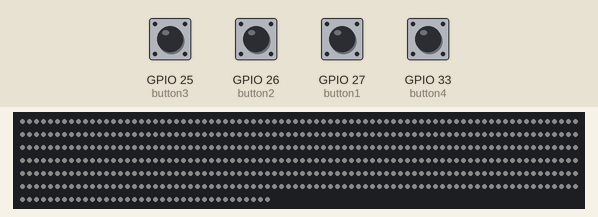
The sketch below on a simulated ESP32. On the bench: 516 RGB LEDs in strip order, left to right, continuing on the next row. Inputs (shaded band) come from the test bench; at power-on: GPIO 25 (button3), GPIO 26 (button2), GPIO 27 (button1), GPIO 33 (button4) HIGH. Dim RGB values are drawn brighter than linear.

Above: at 1.2 s.
1.3 s: GPIO 33 (button4) pulled LOW for 0.15 s
At 4.3 s:
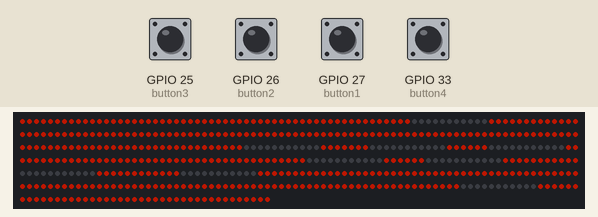
4.4 s: GPIO 27 (button1) pulled LOW for 0.15 s
At 5.4 s:
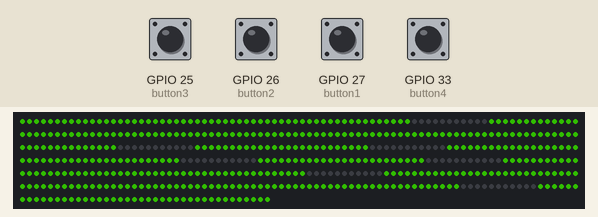
6.4 s: GPIO 25 (button3) pulled LOW for 0.15 s
At 8.0 s:
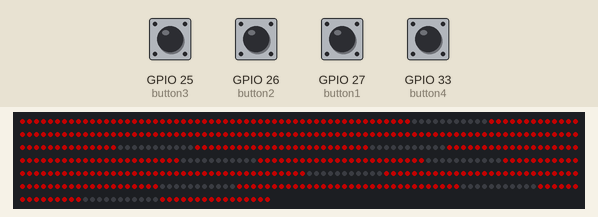
8.4 s: GPIO 26 (button2) pulled LOW for 0.15 s
At 9.3 s:
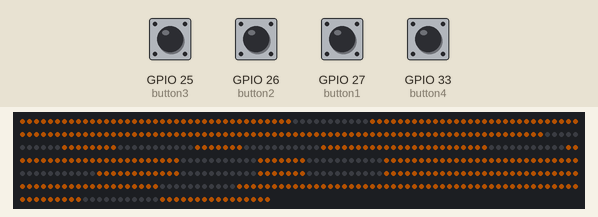
10.4 s: GPIO 27 (button1) pulled LOW for 1 s
At 12.4 s:
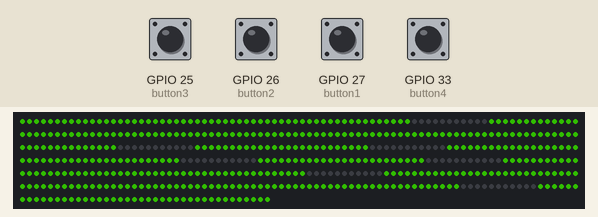
13.3 s: GPIO 25 (button3) pulled LOW for 1 s
At 15.7 s:
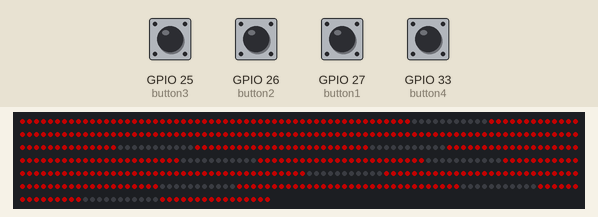
Timing chart, 0 to 17.2 s (numbered marks = the images above; inputs shaded):
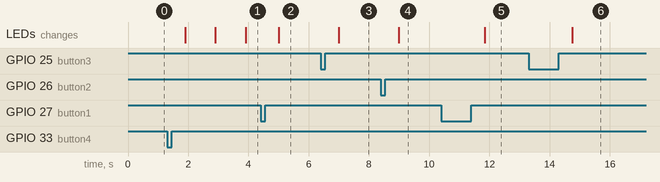

Measured:
- after the input at 1.3 s, the LEDs: change after 0.60 s (image 1)
- after the input at 4.4 s, the LEDs: change after 0.60 s (image 2)
- after the input at 6.4 s, the LEDs: change after 0.59 s (image 3)
- after the input at 8.4 s, the LEDs: change after 0.59 s (image 4)
- after the input at 10.4 s, the LEDs: change after 1.4 s (image 5)
- after the input at 13.3 s, the LEDs: change after 1.4 s (image 6)

The sketch:

SplitControll.ino
```cpp
#include <FastLED.h>
#define NUM_LEDS 516
#define COLOR_ORDER RGB
#define DATA_PIN 18
#define CLOCK_PIN 19

#define button1  27
#define button2  26
#define button3  25
#define button4  33


CRGB leds[NUM_LEDS];

unsigned long Starttimer1 ;
unsigned long Endtimer1 ;
unsigned long Present1 ;

unsigned long Starttimer2 ;
unsigned long Endtimer2 ;
unsigned long Present2 ;

int col1 = 85;
int col2 = 30;
int col3 = 0;
int col4 = 10;

int state = 1;
int mc = 0;
int me = 0;


void setup() {
  Serial.begin(9600);
  pinMode(button1, INPUT_PULLUP);
  attachInterrupt(button1, but1, RISING);
  pinMode(button2, INPUT_PULLUP);
  attachInterrupt(button2, but2, RISING);
  pinMode(button3, INPUT_PULLUP);
  attachInterrupt(button3, but3, RISING);
  pinMode(button4, INPUT_PULLUP);
  attachInterrupt(button4, but4, RISING);
  FastLED.addLeds<WS2801, DATA_PIN, CLOCK_PIN, RBG>(leds, NUM_LEDS);
}

void wich_map() {
  if ((mc == 1) && (me == 1) ) {
    all_black();
    zero();
    state = 0;
    maping1();
  }
  if ((mc == 2) && (me == 2) ) {
    all_black();
    zero();
    state = 0;
    maping2();
  }
  if ((mc == 3) && (me == 3) ) {
    all_black();
    zero();
    state = 0;
    maping3();
  }
  if ((mc == 4) && (me == 4) ) {
    all_black();
    zero();
    state = 5;
    maping4();
  }
}

void timer1() {
  Present1 = millis();
  Starttimer1 = millis();
  Endtimer1 = Starttimer1 + 1000;
  while (Endtimer1 > Present1) {
    Present1 = millis();
    wich_map();
  }
}

void timer2() {
  Present2 = millis();
  Starttimer2 = millis();
  Endtimer2 = Starttimer2 + 10000;
  while (Endtimer2 > Present2) {
    if (state == 5)
    {
      blink_3_5();
      state = 1;
    }
    Present2 = millis();
    wich_map();
  }
}

void but1() {
  mc = 1;
  me = 1;
}

void but2() {
  mc = 2;
  me = 2;
}

void but3() {
  mc = 3;
  me = 3;
}

void but4() {
  mc = 4;
  me = 4;
}


void zero() {
  mc = 0;
  me = 0;
}


void all_black()
{
  for (int i = 0; i < 517; i++)
  {
    leds[i] = CHSV( col1, 255, 0);
  }
  FastLED.show();
}

void all_white()
{
  for (int i = 0; i < 517; i++)
  {
    leds[i] = CHSV( col1, 0, 50);
  }
  FastLED.show();
}


void c_line(int a, int b, int j , int col) {
  int i = j;
  if (i > a - 1 && i < b + 1 )
  {
    leds[i ] = CHSV( col, 255, 150);
  }
  if (i == b)
  {
    FastLED.show();
  }

}

//line 1
void c_line_1(int a, int b, int j , int col) {
  int i = 15 + j;
  if (i > a - 1 && i < b + 1 )
  {
    leds[i ] = CHSV( col, 255, 150);
  }
  if (i == b)
  {
    FastLED.show();
  }

}

void line_1(int a, int b, int j , int col) {
  int i = 15 + j;
  if (i > a - 1 && i < b + 1)
  {
    leds[i] = CHSV( col, 255, 150);
    //if (i > a + 2) {
    //  leds[i - 3] = CHSV( col, 255, 100);
    //}
    FastLED.show();
  }
  //if (i == b )
  //{
  // for (int f = i - 4;  f < i + 1;  f++)
  // {
  //   leds[f] = CHSV( col, 255, 100);
  // }
  // FastLED.show();
  //}
}

//line2
void c_line_2_blink(int a, int b, int j , int col, int br) {
  int   i = 254 - j;
  if (i < a + 1 && i > b - 1)
  {
    leds[i ] = CHSV( col, 255, br);
  }
  if (i == b)
  {
    FastLED.show();
  }
}


void c_line_2(int a, int b, int j , int col) {
  int   i = 254 - j;
  if (i < a + 1 && i > b - 1)
  {
    leds[i ] = CHSV( col, 255, 150);
  }
  if (i == b)
  {
    FastLED.show();
  }
}

void line_2(int a, int b, int j , int col) {
  int i = 254 - j;
  if (i < a + 1 && i > b - 1)
  {
    leds[i] = CHSV( col, 255, 150);
    /* if (i < a - 2) {
       leds[i + 3] = CHSV( col, 255, 100);
      }*/
    FastLED.show();
  }
  /* if (i == b )
    {
     for (int f = i + 4; f > i - 1 ; f--)
     {
       leds[f] = CHSV( col, 255, 100);
     }
     FastLED.show();
    }*/
}

//line3

void c_line_3(int a, int b, int j , int col) {
  int i = 255 + j;
  if (i > a - 1 && i < b + 1 )
  {
    leds[i ] = CHSV( col, 255, 150);
  }
  if (i == b)
  {
    FastLED.show();
  }

}

void line_3(int a, int b, int j , int col) {
  int i = 255 + j;
  if (i > a - 1 && i < b + 1)
  {
    leds[i] = CHSV( col, 255, 150);
    /*  if (i > a + 2) {
        leds[i - 3] = CHSV( col, 255, 100);
      }*/
    FastLED.show();
  }
  /* if (i == b )
    {
     for (int f = i - 4; f < i + 1; f++)
     {
       leds[f] = CHSV( col, 255, 100);
     }
     FastLED.show();
    }*/

}

//line4

void c_line_4(int a, int b, int j , int col) {
  int i = 516 - j;
  if (i < a + 1 && i > b - 1)
  {
    leds[i ] = CHSV( col, 255, 150);
  }
  if (i == b)
  {
    FastLED.show();
  }

}


void line_4(int a, int b, int j , int col ) {
  int i = 516 - j;
  if (i < a + 1 && i > b - 1)
  {
    leds[i] = CHSV( col, 255, 150);
    /*if (i < a - 2) {
      leds[i + 3] = CHSV( col, 255, 100);
      }*/
    FastLED.show();
  }
  /* if (i == b )
    {
     for (int f = i + 4; f > i - 1 ; f--)
     {
       leds[f] = CHSV( col, 255, 100);
     }
     FastLED.show();
    }*/
}

void maping1() {

  for (int i = 0; i < 15; i++) {
    c_line(0 , 14 , i, col1);
  }

  //first part///////////
  for (int i = 0; i < 30; i++) {
    if (me != mc) {
      all_white();
      break;
    }
    //line 1///////////
    line_1(15 , 38 , i , col1);
    c_line_1(39, 49 , i, col1);

    //line 2///////////
    line_2(254 , 238 , i, col1);
    c_line_2(237, 227 , i, col1);
    line_2(226 , 221 , i, col1);

    //line 3///////////
    line_3(255 , 262 , i, col1);
    line_3(274 , 280 , i, col1);
    c_line_3(281 , 291 , i, col1);

    //line 4///////////
    line_4(516 , 500 , i, col1);
    c_line_4(499 , 489 , i, col1);
    line_4(488 , 474 , i, col1);
    wich_map();
  }

  //second part///////////
  for (int i = 30; i < 60; i++) {
    if (me != mc) {
      all_white();
      break;
    }
    //line 1///////////
    c_line_1(39, 49 , i, col1);
    line_1(50 , 55 , i, col1);
    line_1(67 , 107 , i, col1);

    //line 2///////////
    line_2(226 , 221 , i, col1);
    line_2(209 , 203 , i, col1);
    c_line_2(202, 192 , i, col1);

    //line 3///////////
    c_line_3(281 , 291 , i, col1);
    line_3(292 , 297 , i, col1);
    line_3(309 , 319 , i, col1);

    //line 4///////////
    line_4(488 , 474 , i, col1);
    line_4(462 , 431 , i, col1);
    wich_map();
  }

  //third part///////////
  for (int i = 60; i < 90; i++) {
    if (me != mc) {
      all_white();
      break;
    }
    //line 1
    line_1(67 , 107 , i, col1);

    //line 2///////////
    c_line_2(202, 192 , i, col1);
    line_2(191, 185 , i, col1);
    line_2(173, 166 , i, col1);
    c_line_2(165, 155 , i, col1);

    //line 3///////////
    line_3(309 , 319 , i , col1);
    c_line_3(320 , 330 , i, col1);
    line_3(331 , 342 , i, col1);
    c_line_3(343 , 353 , i, col1);

    //line 4///////////
    line_4(462 , 431 , i, col1);
    c_line_4(430 , 420 , i, col1);
    wich_map();
  }

  //forth part///////////
  for (int i = 90; i < 120; i++) {
    if (me != mc) {
      all_white();
      break;
    }
    //line 1///////////
    line_1(67 , 107 , i, col1);
    c_line_1(108, 122 , i, col1);

    //line 2///////////
    c_line_2(165, 155 , i, col1);
    line_2(154, 138 , i, col1);
    c_line_2(137, 123 , i, col1);

    //line 3///////////
    c_line_3(343 , 353 , i, col1);
    line_3(354 , 360 , i, col1);
    line_3(372 , 380 , i, col1);

    //line 4///////////
    c_line_4(430 , 420 , i, col1);
    line_4(419 , 411 , i, col1);
    c_line_4(410 , 396 , i, col1);
    wich_map();
  }

  //fith part///////////
  for (int i = 120; i < 141; i++) {
    if (me != mc) {
      all_white();
      break;
    }
    // line 2 ///////////
    c_line_2(137, 123 , i, col1);

    //line 3///////////
    line_3(372 , 380 , i, col1);
    c_line_3(381 , 395 , i, col1);

    //line 4///////////
    c_line_4(410 , 396 , i, col1);
    wich_map();
  }
  me = 9;
  timer2();
  all_white();
}

void maping2() {

  for (int i = 0; i < 15; i++) {
    c_line(0 , 14 , i, col2);
  }

  //first part///////////
  for (int i = 0; i < 30; i++) {
    if (me != mc) {
      all_white();
      break;
    }
    //line 1///////////
    line_1(15 , 38 , i, col2);

    //line 2///////////
    line_2(254 , 238 , i, col2);
    line_2(226 , 221 , i, col2);

    //line 3///////////
    line_3(255 , 262 , i, col2);
    line_3(274 , 280 , i, col2);

    //line 4///////////
    line_4(516 , 500 , i, col2);
    line_4(488 , 474 , i, col2);
    wich_map();
  }

  //second part///////////
  for (int i = 30; i < 60; i++) {
    if (me != mc) {
      all_white();
      break;
    }
    //line 1///////////
    line_1(50 , 55 , i, col2);
    c_line_1(56, 66 , i, col2);
    line_1(67 , 107 , i, col2);

    //line 2///////////
    line_2(226 , 221 , i, col2);
    c_line_2(220, 210 , i, col2);
    line_2(209 , 203 , i, col2);

    //line 3///////////
    line_3(292 , 297 , i, col2);
    c_line_3(298 , 308 , i, col2);
    line_3(309 , 319 , i, col2);

    //line 4///////////
    line_4(488 , 474 , i, col2);
    c_line_4(473 , 463 , i, col2);
    line_4(462 , 431 , i, col2);
    wich_map();
  }

  //third part///////////
  for (int i = 60; i < 90; i++) {
    if (me != mc) {
      all_white();
      break;
    }
    //line 1
    line_1(67 , 107 , i, col2);

    //line 2///////////
    line_2(191, 185 , i, col2);
    line_2(173, 166 , i, col2);

    //line 3///////////
    line_3(309 , 319 , i, col2);
    line_3(331 , 342 , i, col2);

    //line 4///////////
    line_4(462 , 431 , i, col2);
    wich_map();
  }

  //forth part///////////
  for (int i = 90; i < 120; i++) {
    if (me != mc) {
      all_white();
      break;
    }
    //line 1///////////
    line_1(67 , 107 , i, col2);
    c_line_1(108, 122 , i, col2);

    //line 2///////////
    line_2(154, 138 , i, col2);
    c_line_2(137, 123 , i, col2);

    //line 3///////////
    line_3(354 , 360 , i, col2);
    line_3(372 , 380 , i, col2);

    //line 4///////////
    line_4(419 , 411 , i, col2);
    c_line_4(410 , 396 , i, col2);
    wich_map();
  }

  //fith part///////////
  for (int i = 120; i < 141; i++) {
    if (me != mc) {
      all_white();
      break;
    }
    // line 2 ///////////
    c_line_2(137, 123 , i, col2);

    //line 3///////////
    line_3(372 , 380 , i, col2);
    c_line_3(381 , 395 , i, col2);

    //line 4///////////
    c_line_4(410 , 396 , i, col2);
    wich_map();
  }
  me = 9;
  timer2();
  all_white();
}

void maping3() {

  for (int i = 0; i < 15; i++) {
    c_line(0 , 14 , i, col3);
  }

  //first part///////////
  for (int i = 0; i < 30; i++) {
    if (me != mc) {
      all_white();
      break;
    }
    //line 1///////////
    line_1(15 , 38 , i, col3);
    c_line_1(39, 49 , i, col3);

    //line 2///////////
    line_2(254 , 238 , i, col3);
    c_line_2(237, 227 , i, col3);
    line_2(226 , 221 , i, col3);

    //line 3///////////
    line_3(255 , 262 , i, col3);
    line_3(274 , 280 , i, col3);
    c_line_3(281 , 291 , i, col3);

    //line 4///////////
    line_4(516 , 500 , i, col3);
    line_4(488 , 474 , i, col3);
    wich_map();
  }
  //second part///////////
  for (int i = 30; i < 60; i++) {
    if (me != mc) {
      all_white();
      break;
    }
    //line 1///////////
    c_line_1(39, 49 , i, col3);
    line_1(50 , 55 , i, col3);
    line_1(67 , 107 , i, col3);

    //line 2///////////
    line_2(226 , 221 , i, col3);
    line_2(209 , 203 , i, col3);
    c_line_2(202, 192 , i, col3);

    //line 3///////////
    c_line_3(281 , 291 , i, col3);
    line_3(292 , 297 , i, col3);
    line_3(309 , 319 , i, col3);

    //line 4///////////
    line_4(488 , 474 , i, col3);
    line_4(462 , 431 , i, col3);
    wich_map();
  }
  //third part///////////
  for (int i = 60; i < 90; i++) {
    if (me != mc) {
      all_white();
      break;
    }
    //line 1
    line_1(67 , 107 , i, col3);

    //line 2///////////
    c_line_2(202, 192 , i, col3);
    line_2(191, 185 , i, col3);
    line_2(173, 166 , i, col3);
    c_line_2(165, 155 , i, col3);

    //line 3///////////
    line_3(309 , 319 , i, col3);
    c_line_3(320 , 330 , i, col3);
    line_3(331 , 342 , i, col3);
    c_line_3(343 , 353 , i, col3);

    //line 4///////////
    line_4(462 , 431 , i, col3);
    wich_map();
  }
  //forth part///////////
  for (int i = 90; i < 120; i++) {
    if (me != mc) {
      all_white();
      break;
    }
    //line 1///////////
    line_1(67 , 107 , i, col3);
    c_line_1(108, 122 , i, col3);

    //line 2///////////
    c_line_2(165, 155 , i, col3);
    line_2(154, 138 , i, col3);
    c_line_2(137, 123 , i, col3);

    //line 3///////////
    c_line_3(343 , 353 , i, col3);
    line_3(354 , 360 , i, col3);
    line_3(372 , 380 , i, col3);

    //line 4///////////
    line_4(419 , 411 , i, col3);
    c_line_4(410 , 396 , i, col3);
    wich_map();
  }

  //fith part///////////
  for (int i = 120; i < 141; i++) {
    if (me != mc) {
      all_white();
      break;
    }
    // line 2 ///////////
    c_line_2(137, 123 , i, col3);

    //line 3///////////
    line_3(372 , 380 , i, col3);
    c_line_3(381 , 395 , i, col3);

    //line 4///////////
    c_line_4(410 , 396 , i, col3);
    wich_map();
  }
  me = 9;
  timer2();
  all_white();
}

void maping4() {

  for (int i = 0; i < 15; i++) {
    c_line(0 , 14 , i, col4);
  }

  //first part///////////
  for (int i = 0; i < 30; i++) {
    if (me != mc) {
      all_white();
      break;
    }
    //line 1///////////
    line_1(15 , 38 , i, col4);
    c_line_1(39, 49 , i, col4);

    //line 2///////////
    line_2(254 , 238 , i, col4);
    line_2(226 , 221 , i, col4);

    //line 3///////////
    line_3(255 , 262 , i, col4);
    c_line_3(263 , 273 , i, col4);
    line_3(274 , 280 , i, col4);

    //line 4///////////
    line_4(516 , 500 , i, col4);
    c_line_4(499 , 489 , i, col4);
    line_4(488 , 474 , i, col4);
    wich_map();
  }
  //second part///////////
  for (int i = 30; i < 60; i++) {
    if (me != mc) {
      all_white();
      break;
    }
    //line 1///////////
    c_line_1(39, 49 , i, col4);
    line_1(50 , 55 , i, col4);
    line_1(67 , 107 , i, col4);

    //line 2///////////
    line_2(226 , 221 , i, col4);
    line_2(209 , 203 , i, col4);
    c_line_2(202, 192 , i, col4);

    //line 3///////////
    line_3(292 , 297 , i, col4);
    line_3(309 , 319 , i, col4);

    //line 4///////////
    line_4(488 , 474 , i, col4);
    line_4(462 , 431 , i, col4);
    wich_map();
  }
  //third part///////////
  for (int i = 60; i < 90; i++) {
    if (me != mc) {
      all_white();
      break;
    }
    //line 1
    line_1(67 , 107 , i, col4);

    //line 2///////////
    c_line_2(202, 192 , i, col4);
    line_2(191, 185 , i, col4);
    c_line_2(184, 174 , i, col4);
    line_2(173, 166 , i, col4);
    c_line_2(165, 155 , i, col4);

    //line 3///////////
    line_3(309 , 319 , i, col4);
    line_3(331 , 342 , i, col4);

    //line 4///////////
    line_4(462 , 431 , i, col4);
    c_line_4(430 , 420 , i, col4);
    wich_map();
  }
  //forth part///////////
  for (int i = 90; i < 120; i++) {
    if (me != mc) {
      all_white();
      break;
    }
    //line 1///////////
    line_1(67 , 107 , i, col4);
    c_line_1(108, 122 , i, col4);

    //line 2///////////
    c_line_2(165, 155 , i, col4);
    line_2(154, 138 , i, col4);
    c_line_2(137, 123 , i, col4);

    //line 3///////////
    line_3(354 , 360 , i, col4);
    c_line_3(361 , 371 , i, col4);
    line_3(372 , 380 , i, col4);

    //line 4///////////
    c_line_4(430 , 420 , i, col4);
    line_4(419 , 411 , i, col4);
    c_line_4(410 , 396 , i, col4);
    wich_map();
  }

  //fith part///////////
  for (int i = 120; i < 141; i++) {
    if (me != mc) {
      all_white();
      break;
    }
    // line 2 ///////////
    c_line_2(137, 123 , i, col4);

    //line 3///////////
    line_3(372 , 380 , i, col4);
    c_line_3(381 , 395 , i, col4);

    //line 4///////////
    c_line_4(410 , 396 , i, col4);
    wich_map();
  }
  timer2();
  me = 9;
  all_white();
}

void blink_3_5() {
  for (int i = 50; i < 65; i++) {
    if (me != mc) {
      all_white();
      break;
    }
    c_line_2_blink(202 , 192 , i, col4, 0);
  }
  timer1();

  for (int i = 50; i < 65; i++) {
    if (me != mc) {
      all_white();
      break;
    }
    c_line_2_blink(202 , 192 , i, col4, 150);
  }
  for (int i = 65; i < 84; i++) {
    if (me != mc) {
      all_white();
      break;
    }
    c_line_2_blink(184 , 174 , i, col4, 0);
  }

  timer1();

  for (int i = 65; i < 84; i++) {
    if (me != mc) {
      break;
    }
    c_line_2_blink(184 , 174 , i, col4, 150);
  }
  for (int i = 50; i < 65; i++) {
    c_line_2_blink(202 , 192 , i, col4, 0);
  }

  timer1();
  for (int i = 50; i < 65; i++) {
    if (me != mc) {
      all_white();
      break;
    }
    c_line_2_blink(202 , 192 , i, col4, 150);
  }
  for (int i = 65; i < 84; i++) {
    if (me != mc) {
      break;
    }
    c_line_2_blink(184 , 174 , i, col4, 0);
  }

  timer1();

  for (int i = 65; i < 84; i++) {
    if (me != mc) {
      break;
    }
    c_line_2_blink(184 , 174 , i, col4, 150);
  }
  for (int i = 50; i < 65; i++) {
    if (me != mc) {
      break;
    }
    c_line_2_blink(202 , 192 , i, col4, 0);
  }
  timer1();
  for (int i = 50; i < 65; i++) {
    if (me != mc) {
      break;
    }
    c_line_2_blink(202 , 192 , i, col4, 150);
  }
}

void loop() {
  if (state == 1) {
    all_white();
    state = 0;
  }
  wich_map();
}
```
